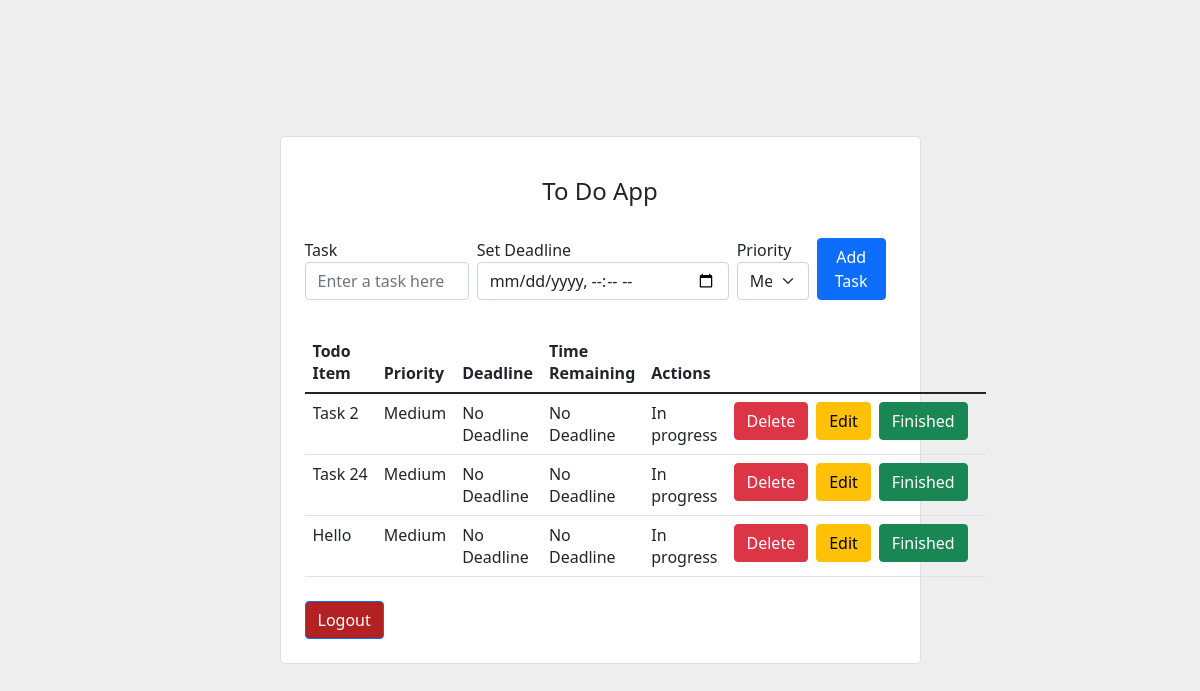
The app's page / (signed in), older data.
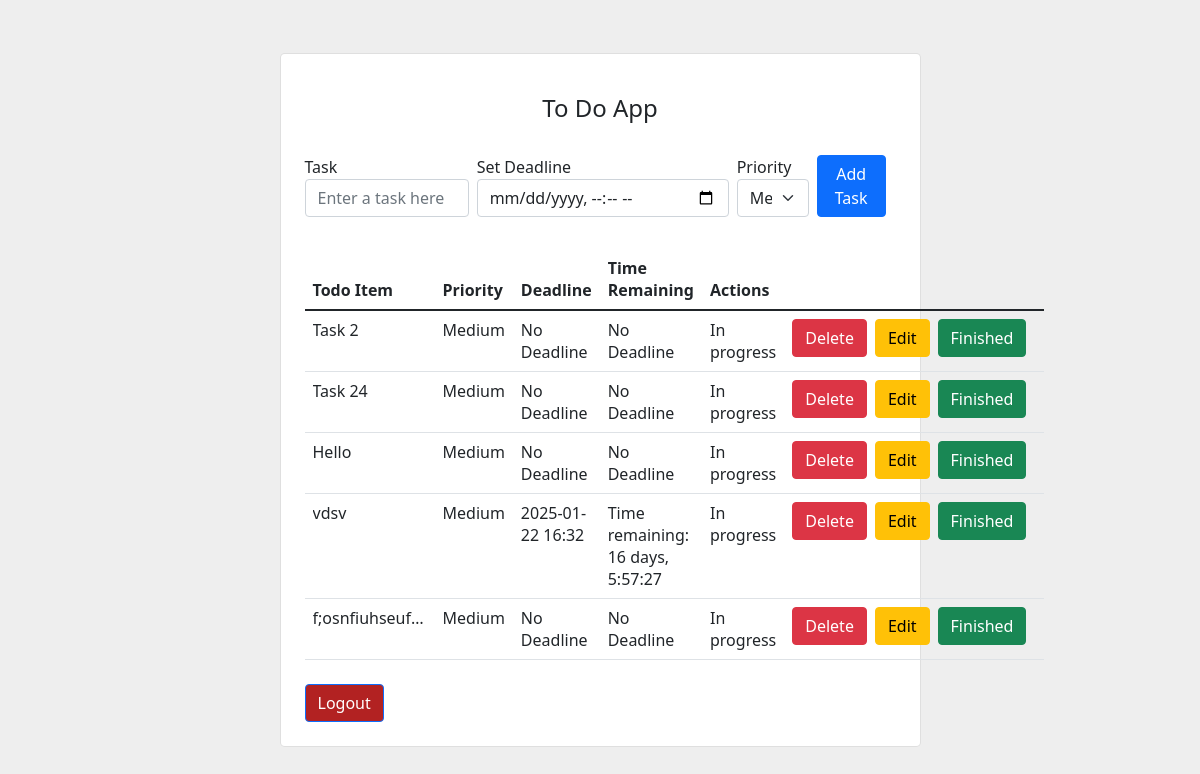
The same page, newer data.
### todoapp/models.py (models this page shows, shortened)
class todo(models.Model):
    user = models.ForeignKey(User, on_delete=models.CASCADE)
    todo_name = models.CharField(max_length=1000)
    status = models.BooleanField(default=False)
    deadline = models.DateTimeField(null=True, blank=True)  # Deadline for the task
    PRIORITY_CHOICES = [
        ('Low', 'Low'),
        ('Medium', 'Medium'),
        ('High', 'High'),
    ]
    priority = models.CharField(
        max_length=6,
        choices=PRIORITY_CHOICES,
        default='Medium',
    )
    def time_remaining(self):
        if self.deadline:
            time_remaining = self.deadline - timezone.now()
            return max(timedelta(0), time_remaining)
        return timedelta(0)  # No deadline, no time remaining

### todoapp/views.py (the view, shortened to what this page needs)
# urls.py: path('', views.home, name='home-page'),
@login_required
def home(request):
    priority_filter = request.GET.get('priority', 'all')  # Get priority filter from URL
    if priority_filter == 'all' or not priority_filter:
        all_todos = todo.objects.filter(user=request.user)
    else:
        all_todos = todo.objects.filter(user=request.user, priority=priority_filter)
    all_todos = todo.objects.filter(user=request.user)
    context = {
        'todos': all_todos
    }
    return render(request, 'todoapp/todo.html', context)

### todoapp/templates/todoapp/todo.html (shortened to what this page needs)
<head>
<link rel="stylesheet" href="https://cdn.jsdelivr.net/npm/bootstrap@5.1.3/dist/css/bootstrap.min.css">
</head>
<section class="vh-100" style="background-color: #eee;">
    <div class="container py-5 h-100">
        <div class="row d-flex justify-content-center align-items-center h-100">
            <div class="col col-lg-9 col-xl-7">
                <div class="card rounded-3">
                    <div class="card-body p-4">
                        <h4 class="text-center my-3 pb-3">To Do App</h4>
                        <form method="POST" class="d-flex justify-content-center align-items-center mb-4 pb-2">
                            <div class="form-outline me-2">
                                <label for="task">Task</label>
                                <input type="text" id="form1" class="form-control" name="task" placeholder="Enter a task here"/>
                            </div>
                            <div class="form-outline me-2">
                                <label for="deadline">Set Deadline</label>
                                <input type="datetime-local" id="deadline" name="deadline" class="form-control"/>
                            </div>
                            <div class="form-outline me-2">
                                <label for="priority">Priority</label>
                                <select name="priority" class="form-select" aria-label="Select Priority">
                                    <option value="Medium" selected>Medium</option>
                                </select>
                            </div>
                            <button type="submit" class="btn btn-primary">Add Task</button>
                        </form>
                        <table class="table mb-4">
                            <thead>
                                <tr>
                                    <th scope="col">Todo Item</th>
                                    <th scope="col">Priority</th>
                                    <th scope="col">Deadline</th>
                                    <th scope="col">Time Remaining</th>
                                    <th scope="col">Actions</th>
                                </tr>
                            </thead>
                            <tbody>
                                {% for i in todos %}
                                <tr>
                                    <td>
                                        <div class="task-name">{{i.todo_name}}</div>
                                    </td>
                                    <td>{{i.get_priority_display}}</td>
                                    <td>
                                        {% if i.deadline %}
                                        <span>{{ i.deadline|date:"Y-m-d H:i" }}</span>
                                        {% else %}
                                        <span>No Deadline</span>
                                        {% endif %}
                                    </td>
                                    <td>
                                        {% if i.deadline %}
                                        <span>Time remaining: {{ i.time_remaining }}</span>
                                        {% else %}
                                        <span>No Deadline</span>
                                        {% endif %}
                                    </td>
                                    <td>
                                        {% if i.status == True %}
                                            <span>Completed</span>
                                        {% else %}
                                            <span>In progress</span>
                                        {% endif %}
                                    </td>
                                    <td>
                                        <div class="d-flex justify-content-start">
                                            <a href="{% url 'delete' i.todo_name %}">
                                                <button type="submit" class="btn btn-danger me-2">Delete</button>
                                            </a>
                                            <a href="{% url 'update-task' i.todo_name %}">
                                                <button type="submit" class="btn btn-warning me-2">Edit</button>
                                            </a>
                                            <a href="{% url 'update' i.todo_name %}">
                                                <button type="submit" class="btn btn-success">Finished</button>
                                            </a>
                                        </div>
                                    </td>
                                </tr>
                                {% endfor %}
                            </tbody>
                        </table>
                        <a href="{% url 'logout' %}">
                            <button style="background: firebrick; color: white;" type="submit" class="btn btn-primary">Logout</button>
                        </a>
                    </div>
                </div>
            </div>
        </div>
    </div>
</section>

### todoapp/templates/todoapp/todo.html (style rules this page uses)
.d-flex { display: flex; }
.d-flex button { margin-right: 10px; }
input[type="text"] { width: 100%; overflow: hidden; text-overflow: ellipsis; }
.table td:first-child { max-width: 130px; white-space: nowrap; overflow: hidden; position: relative; }
.table td { position: relative; }
.task-name { overflow: hidden; text-overflow: ellipsis; white-space: nowrap; }

Row changes from the older to the newer data that the page shows:
added todo: todo_name "vdsv", priority "Medium", deadline "2025-01-22 16:32", time_remaining "16 days, 5:57:27", status "In progress"
added todo: todo_name "f;osnfiuhseuf…", priority "Medium", shows "No Deadline", status "In progress"
